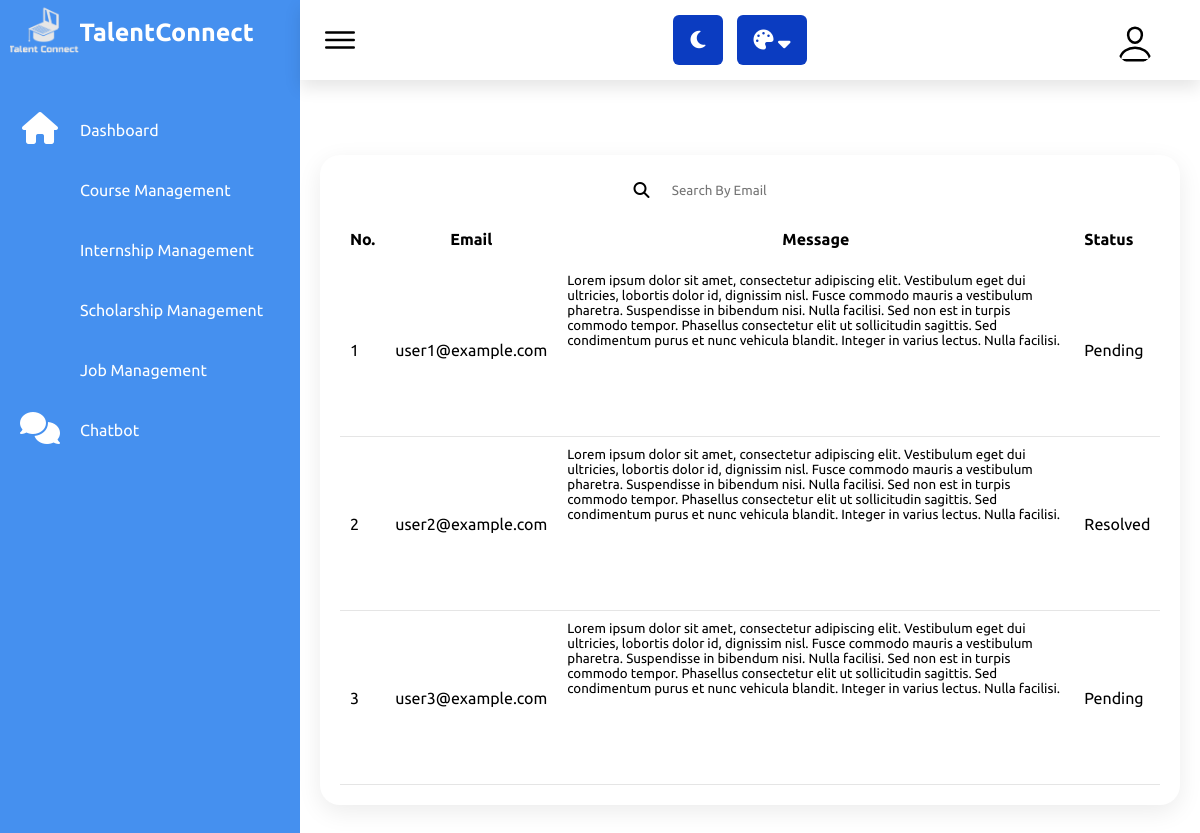
Screenshot of /admin/archive/feedback.php (signed in) with the database file from the repository.
### tables this page shows
CREATE TABLE `feedback` (
  `feedback_id` int(255) NOT NULL,
  `feedback_email` varchar(50) NOT NULL,
  `feedback_message` text NOT NULL,
  `feedback_status` varchar(10) NOT NULL
);

### admin/archive/feedback.php (the view, shortened to what this page needs)
<?php
include "structuralAdminPage.php";
?>
<head>
</head>
            <div class="details">
                <?php
                   $select_courses = mysqli_query($conn, "SELECT * FROM feedback ");
                   $courses_count = mysqli_num_rows($select_courses);
                   echo '
                        <div class="recentOrders scroll">
                            <table >
                                <thead>
                                <tr>
                                    <td>No.</td>
                                    <td>Email</td>
                                    <td>Message</td>
                                    <td>Status</td>
                                </tr>
                                </thead>
                   ';
                   if ($courses_count >0) {
                ?>
                        <tbody id="containerpendingROW">
                                <div style="    display: flex;     flex-direction: row;     width: 50%;     margin: 0 25%;     border-radius: 20px;     flex-wrap: nowrap;     justify-content: center;     align-items: center;">
                                    <i class="fa fa-solid fa-magnifying-glass"></i>
                                    <input type="text" name="" id="search-item" placeholder="Search By Email" onkeyup="pendingCompanySearch()" style="width: 50%;     height: 30px;     margin-left: 3%;     border: none;     border-radius: 20px;">
                                </div>
                            <form action="" method="post">
                        <?php
                                $number = 0;
                                while ($fetch_pending_companies = mysqli_fetch_assoc($select_courses)) {
                                    $number +=1;
                        ?>
                            <tr id="singleROW">
                                <td><?= $number ?></td>
                                <td class="companyName">
                                    <p>
                                        <?= $fetch_pending_companies['feedback_email']; ?>
                                </p>
                                </td>
                                <td>
                                    <textarea
                                        rows="10"
                                        cols="60"
                                        readonly
                                        class="textarea-message"
                                        ><?= $fetch_pending_companies['feedback_message']; ?></textarea>
                                    </td>
                                <td><?= $fetch_pending_companies['feedback_status']; ?></td>
                            </tr>
                       <?php
                                  }
                             ?>
                            </form>
                        </tbody>
                    </table>
                </div>
            <?php
                }
                else{
                echo '</table>
                <p class="empty" style="width: fit-content; margin-bottom: 19%;">
                    No Courses Yet!
                </p>';
                }
            ?>
            </div>
        </div>
    </div>
</body>
</html>

### admin/assets/css/style.css (style rules this page uses)
* { font-family: "Ubuntu", sans-serif; margin: 0; padding: 0; box-sizing: border-box; text-decoration: none; }
:root { --white: #fff; --black: #24292d; --nav-main: #4590ef; --switchers-main: #303d61; --gray: #f5f5f5; --black2: #999; }
body { min-height: 100vh; overflow-x: hidden; }
.details { position: relative; width: 100%; padding: 20px; display: grid; grid-template-columns: 2fr 1fr; grid-gap: 30px; }
.details .recentOrders { position: relative; display: flex; flex-direction: column; min-height: 500px; background: var(--white); padding: 20px; box-shadow: 0 7px 25px rgba(0, 0, 0, 0.08); border-radius: 20px; }
.details table { width: 100%; border-collapse: collapse; margin-top: 10px; }
.details table thead td { font-weight: 600; }
.details .recentOrders table tr { color: black; border-bottom: 1px solid rgba(0, 0, 0, 0.1); }
.details .recentOrders table tr:last-child { border-bottom: none; }
.details .recentOrders table tr td { padding: 10px; }
.details .recentOrders table tr td:last-child { text-align: start; }
.details .recentOrders table tr td:nth-child(2) { text-align: start; }

### admin/assets/css/empty.css (style rules this page uses)
* { font-family: "Ubuntu", sans-serif; margin: 0; padding: 0; box-sizing: border-box; text-decoration: none; }
:root { --white: #fff; --black: #24292d; --nav-main: #4590ef; --switchers-main: #0b3cc1; --gray: #f5f5f5; --black2: #999; }

### admin/assets/css/profile.css (style rules this page uses)
* { font-family: "Ubuntu", sans-serif; margin: 0; padding: 0; box-sizing: border-box; text-decoration: none; }
:root { --white: #fff; --black: #24292d; --nav-main: #4590ef; --switchers-main: #0b3cc1; --gray: #f5f5f5; --black2: #999; }

### admin/assets/css/dark.css (style rules this page uses)
:root { --white: #fff; --black: #24292d; --nav-main: #4590ef; --switchers-main: #0b3cc1; --gray: #f5f5f5; --black2: #999; }

### admin/assets/css/customers.css (style rules this page uses)
* { font-family: "Ubuntu", sans-serif; margin: 0; padding: 0; box-sizing: border-box; text-decoration: none; }
:root { --white: #fff; --black: #24292d; --nav-main: #4590ef; --switchers-main: #0b3cc1; --gray: #f5f5f5; --black2: #999; }
.details { position: relative; width: 100%; padding: 20px; display: grid; grid-template-columns: 2fr 1fr; grid-gap: 30px; }
.details .recentOrders { position: relative; display: grid; min-height: 500px; background: var(--white); padding: 20px; box-shadow: 0 7px 25px rgba(0, 0, 0, 0.08); border-radius: 20px; width: 100%; }
.details table { width: 100%; border-collapse: collapse; margin-top: 10px; }
.details table thead td { font-weight: 600; }
.details .recentOrders table tr { color: black; border-bottom: 1px solid rgba(0, 0, 0, 0.1); height: 3rem; }
.details .recentOrders table tr:last-child { border-bottom: none; }
.details .recentOrders table tr td { padding: 10px; }
.details .recentOrders table tr td:last-child { text-align: start; }
.details .recentOrders table tr td:nth-child(2) { text-align: center; }
.details .recentOrders table tr td:nth-child(3) { text-align: center; }

### admin/assets/css/navbar.css (style rules this page uses)
* { font-family: "Ubuntu", sans-serif; margin: 0; padding: 0; box-sizing: border-box; text-decoration: none; }
:root { --white: #fff; --black: #24292d; --nav-main: #4590ef; --switchers-main: #0b3cc1; --gray: #f5f5f5; --black2: #999; }
body { min-height: 100vh; overflow-x: hidden; }

### admin/structuralAdminPage.php (style rules this page uses)
input { text-indent: 10px; }

### admin/archive/feedback.php (style rules this page uses)
.details { display: flex; align-items: center; justify-content: center; min-height: 100vh; width: 100%; }
.textarea-message { border: none; resize: none; }

### rows the page displays
feedback: feedback_email "user1@example.com", feedback_message "Lorem ipsum dolor sit amet, consectetur adipiscing elit. Vestibulum eget dui ultricies, lobortis dolor id, dignissim nisl. Fusce commodo mauris a vestibulum pharetra. Suspendisse in bibendum nisi. Nulla facilisi. Sed non est in turpis commodo tempor. Phasellus consectetur elit ut sollicitudin sagittis. Sed condimentum purus et nunc vehicula blandit. Integer in varius lectus. Nulla facilisi.", feedback_status "Pending"
feedback: feedback_email "user2@example.com", feedback_message "Lorem ipsum dolor sit amet, consectetur adipiscing elit. Vestibulum eget dui ultricies, lobortis dolor id, dignissim nisl. Fusce commodo mauris a vestibulum pharetra. Suspendisse in bibendum nisi. Nulla facilisi. Sed non est in turpis commodo tempor. Phasellus consectetur elit ut sollicitudin sagittis. Sed condimentum purus et nunc vehicula blandit. Integer in varius lectus. Nulla facilisi.", feedback_status "Resolved"
feedback: feedback_email "user3@example.com", feedback_message "Lorem ipsum dolor sit amet, consectetur adipiscing elit. Vestibulum eget dui ultricies, lobortis dolor id, dignissim nisl. Fusce commodo mauris a vestibulum pharetra. Suspendisse in bibendum nisi. Nulla facilisi. Sed non est in turpis commodo tempor. Phasellus consectetur elit ut sollicitudin sagittis. Sed condimentum purus et nunc vehicula blandit. Integer in varius lectus. Nulla facilisi.", feedback_status "Pending"
